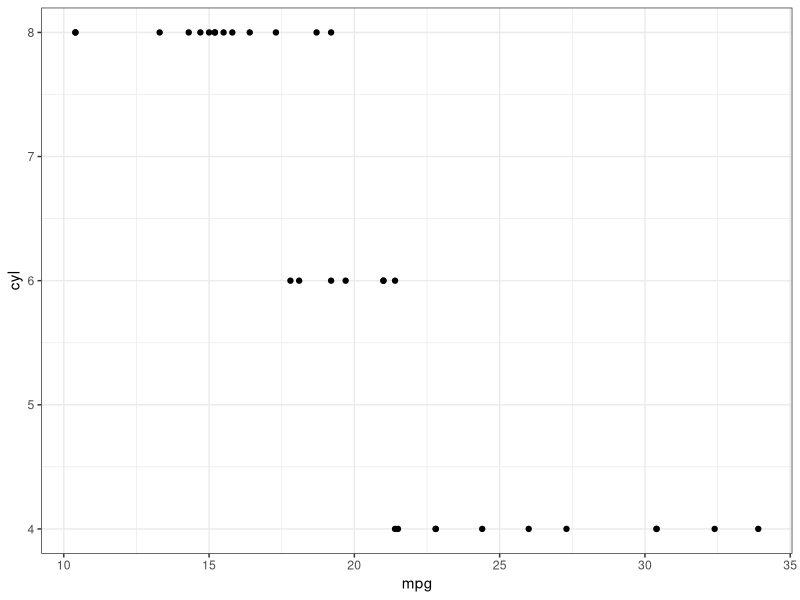

Generate this figure with R:
## ---- chunk 1
library(ggplot2)
theme_set(theme_bw())
ggplot(mtcars, aes(mpg, cyl)) + geom_point()
